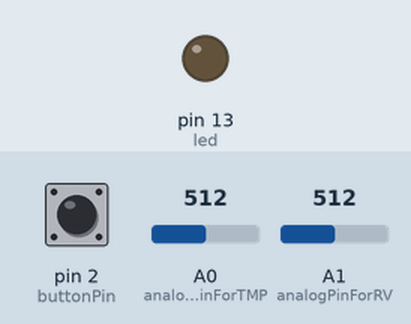
The sketch below on a simulated Arduino Uno, built with avr-gcc and run on an emulated ATmega328P. Shown: output pins drawn as LEDs (lit = HIGH). The test bench sets the inputs (shaded band); at power-on: pin 2 (buttonPin) LOW, A0 (analogPinForTMP) = 512, A1 (analogPinForRV) = 512.

Above: at 0.3 s.
Timing chart, 0 to 1.8 s (numbered marks = the images above):
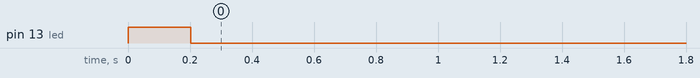

Measured:
- by itself, pin 13 (led): HIGH → LOW at 0.20 s

The sketch:

electric_candle.ino
```cpp
// (licence header left out)
#define analogPinForRV    1   // change to pins you the analog pins are using
#define analogPinForTMP   0

const float zeroWindAdjustment =  .2;
int TMP_Therm_ADunits;
float RV_Wind_ADunits;
float RV_Wind_Volts;
unsigned long lastMillis;
int TempCtimes100;
float zeroWind_ADunits;
float zeroWind_volts;
float WindSpeed_MPH;

int led = 13;              // candle LED
const int buttonPin = 2;   // the pushbutton pin
int buttonState = 0;       // variable for reading the pushbutton status

void setup() {

  // initialize the digital pin as an output.
  pinMode(led, OUTPUT);

  // initialize the pushbutton pin as an input:
  pinMode(buttonPin, INPUT);

  // turn LED on
  digitalWrite(led, HIGH);

}

void loop() {

  buttonState = digitalRead(buttonPin);

  if (millis() - lastMillis > 200){

    TMP_Therm_ADunits = analogRead(analogPinForTMP);
    RV_Wind_ADunits = analogRead(analogPinForRV);
    RV_Wind_Volts = (RV_Wind_ADunits *  0.0048828125);

    // these are all derived from regressions from raw data as such they depend on a lot of experimental factors
    // such as accuracy of temp sensors, and voltage at the actual wind sensor, (wire losses) which were unaccouted for.
    TempCtimes100 = (0.005 *((float)TMP_Therm_ADunits * (float)TMP_Therm_ADunits)) - (16.862 * (float)TMP_Therm_ADunits) + 9075.4;

    zeroWind_ADunits = -0.0006*((float)TMP_Therm_ADunits * (float)TMP_Therm_ADunits) + 1.0727 * (float)TMP_Therm_ADunits + 47.172;  //  13.0C  553  482.39

    zeroWind_volts = (zeroWind_ADunits * 0.0048828125) - zeroWindAdjustment;

   WindSpeed_MPH =  pow(((RV_Wind_Volts - zeroWind_volts) /.2300) , 2.7265);

    if (WindSpeed_MPH > 6) {
      douseCandle();
    }

    if (buttonState == HIGH) {
      lightCandle();
    }

    lastMillis = millis();
  }

}

void douseCandle() {

  // turn LED off
  digitalWrite(led, LOW);

}

void lightCandle() {

  digitalWrite(led, HIGH);

}
```
